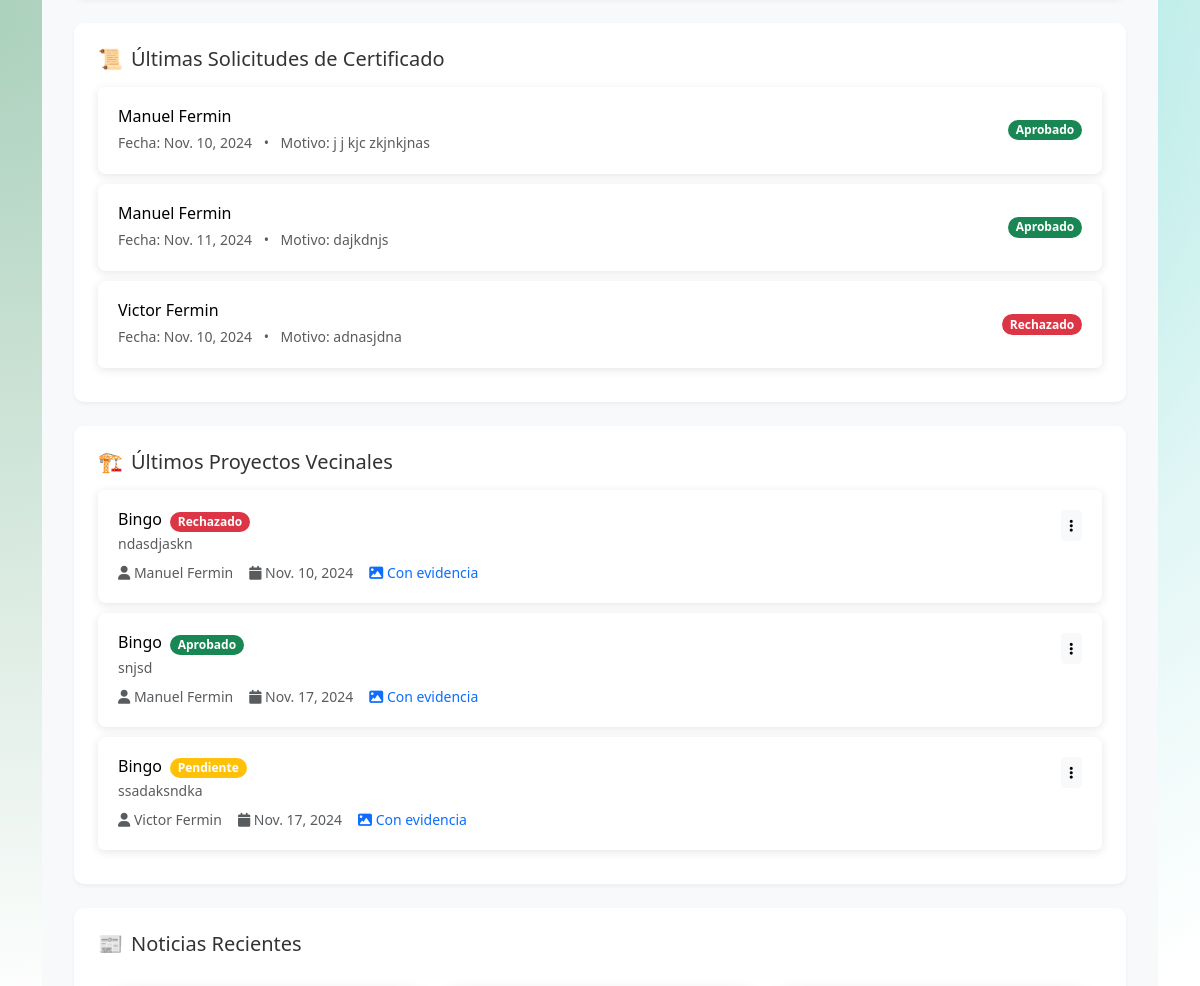
The app's page /inicio/ (signed in, middle part), older data.
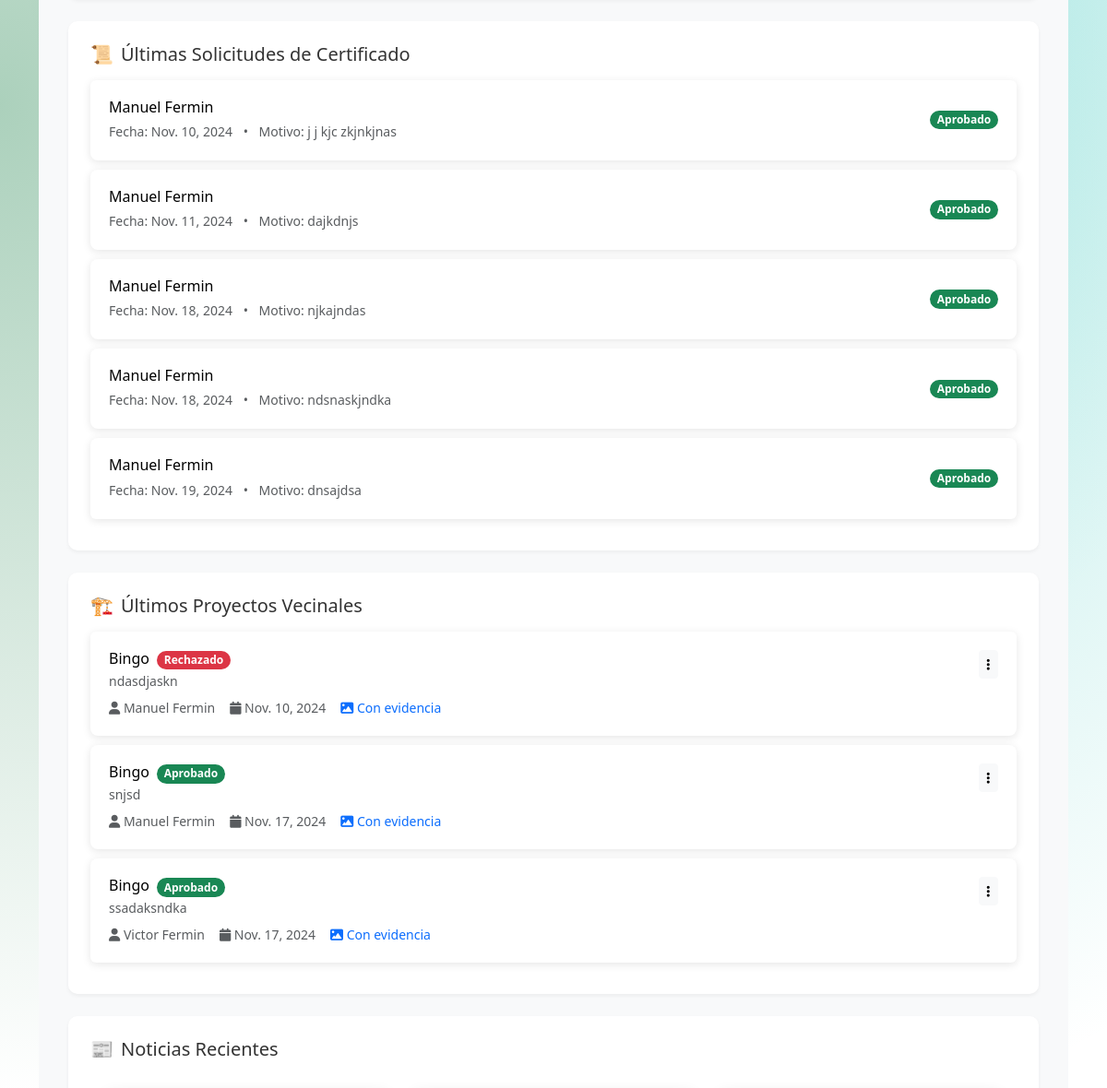
The same page, newer data.
### junta_vecinos/models.py (models this page shows, shortened)
class SolicitudCertificado(models.Model):
    ESTADO_CHOICES = [
        ('Pendiente', 'Pendiente'),
        ('Aprobado', 'Aprobado'),
        ('Rechazado', 'Rechazado'),
    ]
    vecino = models.ForeignKey(Vecino, on_delete=models.CASCADE)  # Cambio aquí
    fecha_solicitud = models.DateField(auto_now_add=True)
    estado = models.CharField(max_length=10, choices=ESTADO_CHOICES, default='Pendiente')
    motivo = models.TextField()
    foto_carnet_frente = models.ImageField(upload_to='carnets/', blank=False, null=False)
    foto_carnet_atras = models.ImageField(upload_to='carnets/', blank=False, null=False)
    documento_residencia = models.FileField(upload_to='documentos_residencia/', blank=False, null=False)

class Vecino(models.Model):
    COMUNA_CHOICES = [
        ('ÑUÑOA', 'Ñuñoa'),
        ('PUENTE_ALTO', 'Puente Alto'),
        ('LA_FLORIDA', 'La Florida'),
    ]
    user = models.OneToOneField(User, on_delete=models.CASCADE)
    nombres = models.CharField(max_length=255)
    apellidos = models.CharField(max_length=255)
    direccion = models.CharField(max_length=255)
    telefono = models.CharField(max_length=15)
    fecha_nacimiento = models.DateField()
    rut = models.CharField(max_length=12, unique=True)
    comuna = models.CharField(max_length=20, choices=COMUNA_CHOICES, default='ÑUÑOA')
    administrador = models.ForeignKey(AdministradorComuna, on_delete=models.SET_NULL, null=True, related_name='vecinos')

class ProyectoVecinal(models.Model):
    ESTADO_CHOICES = [
        ('pendiente', 'Pendiente'),
        ('aprobado', 'Aprobado'),
        ('rechazado', 'Rechazado'),
    ]
    vecino = models.ForeignKey(Vecino, on_delete=models.CASCADE)
    propuesta = models.CharField(max_length=255)  # Cambiado de titulo a propuesta
    descripcion = models.TextField()
    fecha_postulacion = models.DateField(auto_now_add=True)
    estado = models.CharField(max_length=10, choices=ESTADO_CHOICES, default='pendiente')
    evidencia = models.ImageField(upload_to='evidencias/', blank=True, null=True)  # Campo evidencia
    razon_rechazo = models.TextField(null=True, blank=True)

### junta_vecinos/views.py (the view, shortened to what this page needs)
# urls.py: path('inicio/', views.index, name='index'),
@login_required
def index(request):
    vecinos = []
    total_vecinos = 0
    solicitudes = []
    total_solicitudes = 0
    postulaciones = []
    total_postulaciones = 0
    noticias = []
    total_noticias = 0
    espacios = []
    total_espacios = 0
    reservas = []
    total_reservas = 0
    comuna = ""
    if request.user.is_authenticated:
        if request.user.is_superuser:
            admin = AdministradorComuna.objects.get(user=request.user)
            comuna = admin.get_comuna_display()
            total_vecinos = Vecino.objects.filter(administrador=admin).count()
            vecinos = Vecino.objects.filter(administrador=admin)[:5]
            solicitudes = SolicitudCertificado.objects.filter(vecino__administrador=admin)
            total_solicitudes = solicitudes.count()
            solicitudes = solicitudes[:5]
            postulaciones = ProyectoVecinal.objects.filter(vecino__administrador=admin)
            total_postulaciones = postulaciones.count()
            postulaciones = postulaciones[:5]
            espacios = Espacio.objects.filter(comuna=admin)
            total_espacios = espacios.count()
            espacios = espacios[:5]
            reservas = Reserva.objects.filter(espacio__comuna=admin)
            total_reservas = reservas.count()  # Contar el total de reservas
            reservas = reservas[:5]
            noticias = Noticia.objects.filter(comuna=admin).order_by('-fecha_publicacion')[:5]
            total_noticias = noticias.count()
    return render(request, 'junta_vecinos/index.html', {
        'vecinos': vecinos,
        'total_vecinos': total_vecinos,
        'solicitudes': solicitudes,
        'total_solicitudes': total_solicitudes,
        'postulaciones': postulaciones,
        'total_postulaciones': total_postulaciones,
        'noticias': noticias,
        'total_noticias': total_noticias,
        'espacios': espacios,
        'total_espacios': total_espacios,
        'reservas': reservas,
        'total_reservas': total_reservas,
        'comuna': comuna
    })

### junta_vecinos/templates/junta_vecinos/index.html (shortened to what this page needs)
{% extends 'junta_vecinos/base.html' %}
{% load static %}
{% load humanize %}
{% block content %}
<div class="dashboard-container {% if user.is_superuser %}admin-theme{% else %}vecino-theme{% endif %}">
    {% if user.is_authenticated %}
        {% if user.is_superuser %}
            <div class="section-card fade-in">
                <h2 class="section-title">
                    <span>📜</span> Últimas Solicitudes de Certificado
                </h2>
                <div class="list-group">
                    {% for solicitud in solicitudes %}
                        <div class="list-group-item loading-effect">
                            <div class="d-flex justify-content-between align-items-center">
                                <div>
                                    <h6 class="mb-1">{{ solicitud.vecino.nombres }} {{ solicitud.vecino.apellidos }}</h6>
                                    <small class="text-muted">
                                        Fecha: {{ solicitud.fecha_solicitud }}
                                        <span class="mx-2">•</span>
                                        Motivo: {{ solicitud.motivo|truncatechars:50 }}
                                    </small>
                                </div>
                                <span class="badge {% if solicitud.estado == 'Pendiente' %}bg-warning{% elif solicitud.estado == 'Aprobado' %}bg-success{% else %}bg-danger{% endif %} rounded-pill">
                                    {{ solicitud.estado }}
                                </span>
                            </div>
                        </div>
                    {% empty %}
                        <div class="list-group-item text-center text-muted">
                            No hay solicitudes recientes
                        </div>
                    {% endfor %}
                </div>
            </div>
            <div class="section-card fade-in">
                <h2 class="section-title">
                    <span>🏗️</span> Últimos Proyectos Vecinales
                </h2>
                <div class="list-group">
                    {% for proyecto in postulaciones %}
                        <div class="list-group-item loading-effect">
                            <div class="d-flex justify-content-between align-items-start">
                                <div>
                                    <div class="d-flex align-items-center gap-2">
                                        <h6 class="mb-1">{{ proyecto.propuesta }}</h6>
                                        <span class="badge {% if proyecto.estado == 'pendiente' %}bg-warning{% elif proyecto.estado == 'aprobado' %}bg-success{% else %}bg-danger{% endif %} rounded-pill">
                                            {{ proyecto.get_estado_display }}
                                        </span>
                                    </div>
                                    <p class="mb-1 text-muted small">{{ proyecto.descripcion|truncatechars:100 }}</p>
                                    <div class="d-flex align-items-center gap-3 mt-2">
                                        <small class="text-muted">
                                            <i class="fas fa-user"></i> {{ proyecto.vecino.nombres }} {{ proyecto.vecino.apellidos }}
                                        </small>
                                        <small class="text-muted">
                                            <i class="fas fa-calendar"></i> {{ proyecto.fecha_postulacion }}
                                        </small>
                                        {% if proyecto.evidencia %}
                                            <small class="text-primary">
                                                <i class="fas fa-image"></i> Con evidencia
                                            </small>
                                        {% endif %}
                                    </div>
                                </div>
                                <div class="ms-3">
                                    <div class="dropdown">
                                        <button class="btn btn-sm btn-light" type="button" data-bs-toggle="dropdown" aria-expanded="false">
                                            <i class="fas fa-ellipsis-v"></i>
                                        </button>
                                    </div>
                                </div>
                            </div>
                        </div>
                    {% empty %}
                        <div class="list-group-item text-center text-muted">
                            No hay proyectos recientes
                        </div>
                    {% endfor %}
                </div>
            </div>
        {% endif %}
        <div class="section-card fade-in">
            <h2 class="section-title">
                <span>📰</span> Noticias Recientes
            </h2>
            <div class="news-grid">
            </div>
        </div>
    {% endif %}
</div>
{% endblock %}

### junta_vecinos/templates/junta_vecinos/base.html (shortened to what this page needs)
{% load static %}
<!DOCTYPE html>
<html lang="es">
<head>
    <link href="https://cdn.jsdelivr.net/npm/bootstrap@5.3.3/dist/css/bootstrap.min.css" rel="stylesheet">
    <link href="{% static 'css/styles.css' %}" rel="stylesheet">
    <link href='https://cdn.jsdelivr.net/npm/fullcalendar@6.1.8/index.global.min.css' rel='stylesheet' />
    <link rel="stylesheet" href="https://cdn.jsdelivr.net/npm/bootstrap-icons@1.8.1/font/bootstrap-icons.css">
    <link rel="stylesheet" href="https://cdn.jsdelivr.net/npm/sweetalert2@11/dist/sweetalert2.min.css">
    <link rel="stylesheet" href="https://cdnjs.cloudflare.com/ajax/libs/font-awesome/6.0.0/css/all.min.css">
    <link rel="stylesheet" href="https://cdnjs.cloudflare.com/ajax/libs/animate.css/4.1.1/animate.min.css">
</head>
<body>
    <div class="container mt-4">
        {% block content %}
        {% endblock %}
    </div>
</body>
</html>

### junta_vecinos/static/css/styles.css (style rules this page uses)
:root { --primary-color: #4a90e2; --secondary-color: #50e3c2; --accent-color: #f39c12; --background-color: #f5f7fa; --text-color: #333333; }
body { background: linear-gradient(135deg, #f5f7fa 25%, #e8f0fe 75%); background-image: radial-gradient(at 40% 20%, rgba(46, 139, 87, 0.40) 0px, transparent 50%), radial-gradient(at 80% 0%, rgba(78, 205, 196, 0.40) 0px, transparent 50%), radial-gradient(at 0% 50%, rgba(46, 139, 87, 0.40) 0px, transparent 50%), radial-gradient(at 80% 50%, rgba(78, 205, 196, 0.40) 0px, transparent 50%); min-height: 100vh; }
h1, h2, h3, h4, h5, h6 { color: black; }
.list-group-item { border: none; margin-bottom: 10px; padding: 20px; background-color: #ffffff; border-radius: 8px; box-shadow: 0 2px 10px rgba(0, 0, 0, 0.1); }
:root { --gradient-primary: linear-gradient(135deg, #4a90e2, #50e3c2); --gradient-secondary: linear-gradient(135deg, #f39c12, #e74c3c); --shadow-sm: 0 2px 4px rgba(0,0,0,0.1); --shadow-md: 0 4px 6px rgba(0,0,0,0.1); --shadow-lg: 0 10px 15px rgba(0,0,0,0.1); --transition-base: all 0.3s ease; }
.list-group-item { transform-origin: left; animation: fadeInScale 0.6s ease-out; transition: var(--transition-base); }
.btn { position: relative; overflow: hidden; z-index: 1; transition: var(--transition-base); }
.btn::before { content: ''; position: absolute; top: 50%; left: 50%; width: 0; height: 0; background: rgba(255,255,255,0.2); border-radius: 50%; transform: translate(-50%, -50%); transition: width 0.6s ease, height 0.6s ease; z-index: -1; }
.loading-effect { position: relative; overflow: hidden; }
.loading-effect::after { content: ''; position: absolute; top: 0; left: -100%; width: 50%; height: 100%; background: linear-gradient( 90deg, transparent, rgba(255,255,255,0.2), transparent ); animation: loading 1.5s infinite; }
.news-grid { display: grid; grid-template-columns: repeat(auto-fit, minmax(300px, 1fr)); gap: 1.5rem; padding: 1rem; }

### junta_vecinos/templates/junta_vecinos/index.html (style rules this page uses)
:root { --vecino-gradient-start: #4a90e2; --vecino-gradient-end: #50e3c2; --vecino-primary: #4a90e2; --vecino-primary-hover: #357abd; --admin-gradient-start: #2ecc71; --admin-gradient-end: #27ae60; --admin-primary: #2ecc71; --admin-primary-hover: #27ae60; }
.dashboard-container { padding: 2rem; background: #f8f9fa; min-height: 100vh; }
.section-card { background: white; border-radius: 10px; padding: 1.5rem; margin-bottom: 1.5rem; box-shadow: 0 2px 4px rgba(0, 0, 0, 0.05); }
.section-title { color: #333; font-size: 1.25rem; margin-bottom: 1rem; display: flex; align-items: center; gap: 0.5rem; }
.news-grid { display: grid; grid-template-columns: repeat(auto-fit, minmax(300px, 1fr)); gap: 1.5rem; }
.fade-in { animation: fadeIn 0.5s ease forwards; }
.loading-effect { position: relative; overflow: hidden; }
.loading-effect::after { content: ""; position: absolute; top: 0; left: -100%; width: 100%; height: 100%; background: linear-gradient( 90deg, transparent, rgba(255, 255, 255, 0.2), transparent ); animation: loading 1.5s infinite; }

Row changes from the older to the newer data that the page shows:
no longer on this page (row unchanged): SolicitudCertificado: vecino.nombres "Victor", vecino.apellidos "Fermin", fecha_solicitud "Nov. 10, 2024", motivo "adnasjdna", estado "Rechazado"
added SolicitudCertificado: vecino.nombres "Manuel", vecino.apellidos "Fermin", fecha_solicitud "Nov. 18, 2024", motivo "njkajndas", estado "Aprobado"
added SolicitudCertificado: vecino.nombres "Manuel", vecino.apellidos "Fermin", fecha_solicitud "Nov. 18, 2024", motivo "ndsnaskjndka", estado "Aprobado"
added SolicitudCertificado: vecino.nombres "Manuel", vecino.apellidos "Fermin", fecha_solicitud "Nov. 19, 2024", motivo "dnsajdsa", estado "Aprobado"
changed ProyectoVecinal "ssadaksndka": estado "Pendiente" → "Aprobado"
